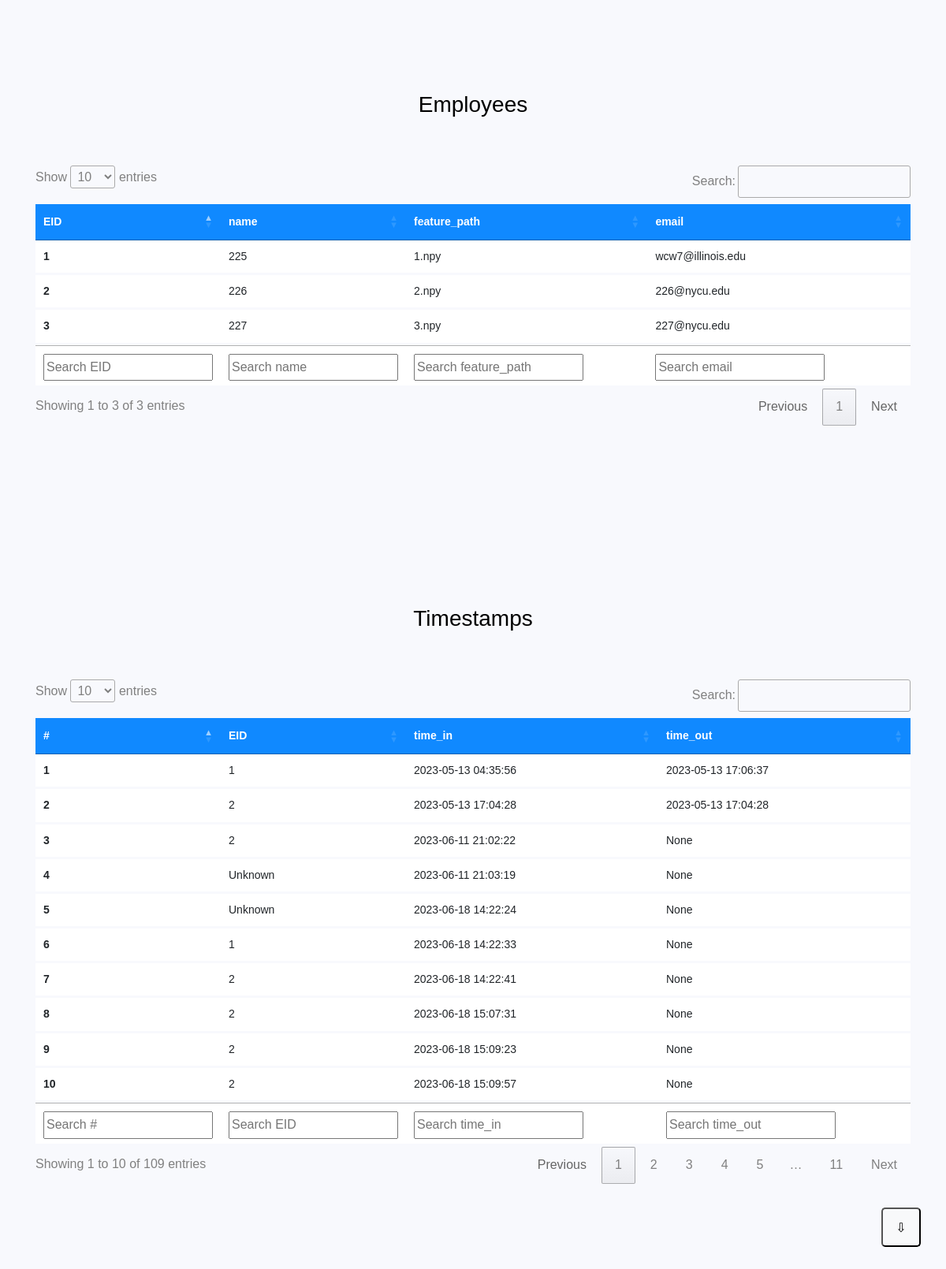
The app's page /, older data.
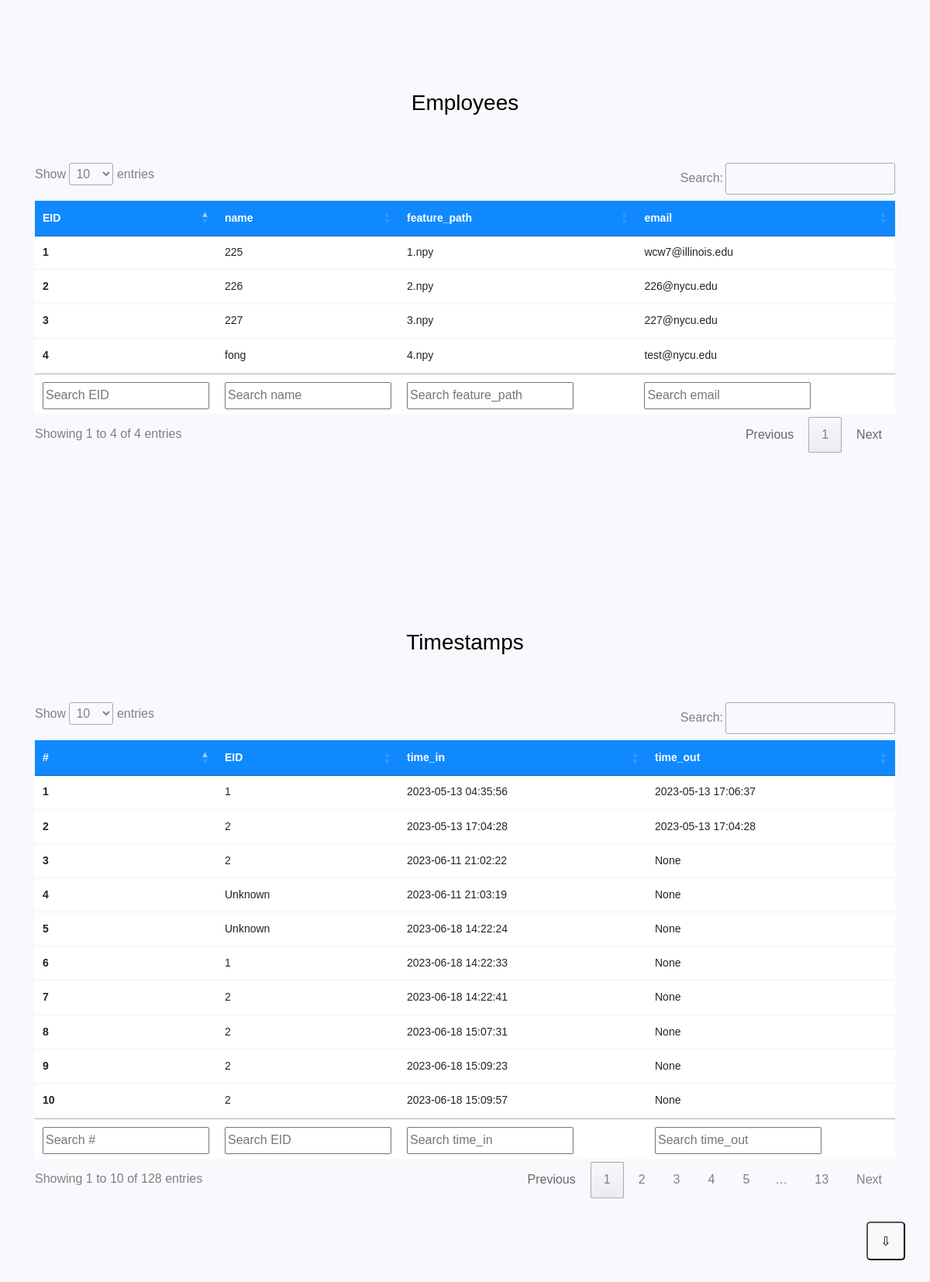
The same page, newer data.
### tables this page shows
CREATE TABLE employees (
        EID INTEGER PRIMARY KEY,
        name TEXT,
        feature_path TEXT
    , email TEXT AFTER name);

CREATE TABLE timestamps (
        EID INTEGER,
        time_in TEXT,
        time_out TEXT,
        FOREIGN KEY (EID) REFERENCES employees(EID) 
    );

### app.py (the view)
@app.route('/')
def index():
    employees, timestamps = dbm.get_all_enrolled(), dbm.get_all_timestamps()
    table = lambda table_name, data, index: dict(table_name=table_name, data=data, index=index)
    employees = table("Employees", data=employees, index=False)
    timestamps = table("Timestamps", data=timestamps, index=True)
    return render_template('index.html', employees=employees, timestamps=timestamps)

### speaker_recognition/database.py (called while the page is built)
    def get_all_data(self, table_name: str) -> list:
        sql = \
        f"""
        SELECT *
        FROM {table_name}
        """
        data = self._cursor.execute(sql)
        col_names = [description[0] for description in data.description]
        res = [dict(zip(col_names, row)) for row in data]
        return res

    def get_all_enrolled(self) -> dict:
        return self._db.get_all_data(TABLE_NAME_EMPLOYEE)

    def get_all_timestamps(self) -> dict:
        return self._db.get_all_data(TABLE_NAME_TIMESTAMP)

### template/index.html (shortened to what this page needs)
{% extends "base.html" %}
{% macro create_table(table_id, table_title, col_name, data, enumerate) -%}
<section class="ftco-section">
    <div class="container">
        <div class="row justify-content-center">
            <div class="col-md-6 text-center mb-5">
                <h2 class="heading-section">{{ table_title }}</h2>
            </div>
        </div>
        <div class="row">
            <div class="col-md-12">
                <div class="table-wrap">
                    <table id="{{ table_id }}" class="table">
                        <thead class="thead-primary">
                            <tr>
                                {% if enumerate %}
                                    <th>#</th>
                                {% endif %}
                                {% for col in col_name %}
                                    <th>{{ col }}</th>
                                {% endfor %}
                            </tr>
                        </thead>
                        <tbody>
                            {% for datum in data %}
                                <tr>
                                    {% set eid = datum.EID if datum.EID != -1 else 'Unknown' %}
                                    {% if enumerate %}
                                        <th scope="row">{{ loop.index }}</th>
                                        <td>{{ eid }}</td>
                                    {% else %}
                                        <th scope="row">{{ eid }}</th>
                                    {% endif %}
                                    {% for col in col_name %}
                                        {% if col != 'EID' %}
                                            <td>{{ datum[col] }}</td>
                                        {% endif %}
                                    {% endfor %}
                                </tr>
                            {% endfor %}
                        </tbody>
                        <tfoot id="search_0">
                            <tr>
                                {% if enumerate %}
                                    <th>#</th>
                                {% endif %}
                                {% for col in col_name %}
                                    <th>{{ col }}</th>
                                {% endfor %}
                            </tr>
                        </tfoot>
                    </table>
                </div>
            </div>
        </div>
</div>
</section>
{%- endmacro %}
{% set all_data = [employees, timestamps] %}
{% set tables = dict() %}
{% for table in all_data %}
{% set tid = 'table' ~ loop.index %}
{% set _dummy = tables.__setitem__(tid, table) %}
{% endfor %}
{% block main %}
{% for tid, table in tables.items() %}
{{create_table(tid, table.table_name, table.data[0].keys(), table.data, table.index)}}
{% endfor %}
{% endblock %}

### template/base.html (shortened to what this page needs)
<!doctype html>
<html lang="en">
<head>
    <link rel="stylesheet" href="https://stackpath.bootstrapcdn.com/font-awesome/4.7.0/css/font-awesome.min.css">
    <link rel="stylesheet" href="https://cdn.datatables.net/1.13.4/css/jquery.dataTables.css" />
    <link rel="stylesheet" href="{{ url_for('static', filename='css/style.css') }}">
</head>
<body>
    <button id="to-bottom-btn" class="bg-light">&#8681;</button>
    <main>
        {% block main %}{% endblock %}
    </main>
</body>
</html>

Row changes from the older to the newer data that the page shows:
added employees: EID "4", name "fong" "4.npy" "test@nycu.edu"
Text that changed along with them:
text written by a page script: "Show entries Search: Showing 1 to 3 of 3 entries Previous 1 Next" → "Show entries Search: Showing 1 to 4 of 4 entries Previous 1 Next"
text written by a page script: "Show entries Search: Showing 1 to 10 of 109 entries Previous 1 2 3 4 5 … 11 Next" → "Show entries Search: Showing 1 to 10 of 128 entries Previous 1 2 3 4 5 … 13 Next"
